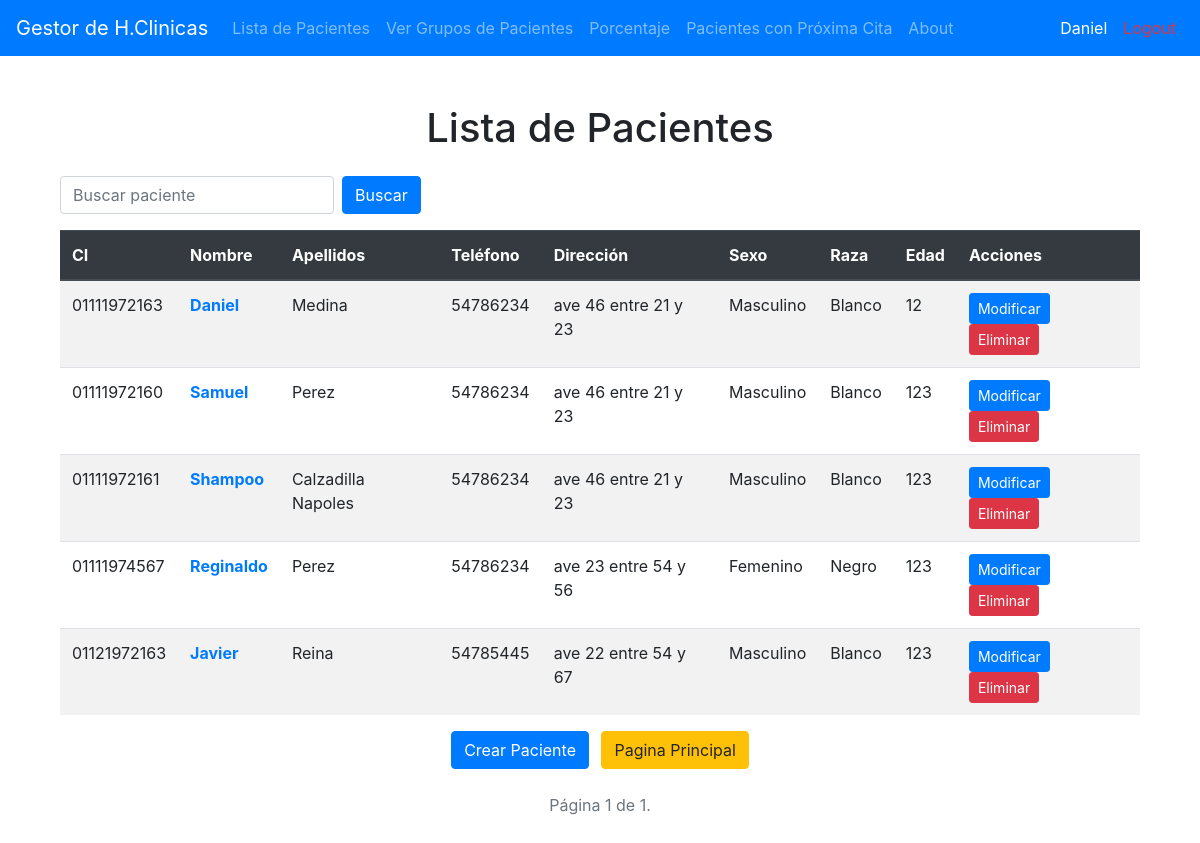
The page /pacientes/ (signed in) on the database as committed earlier.
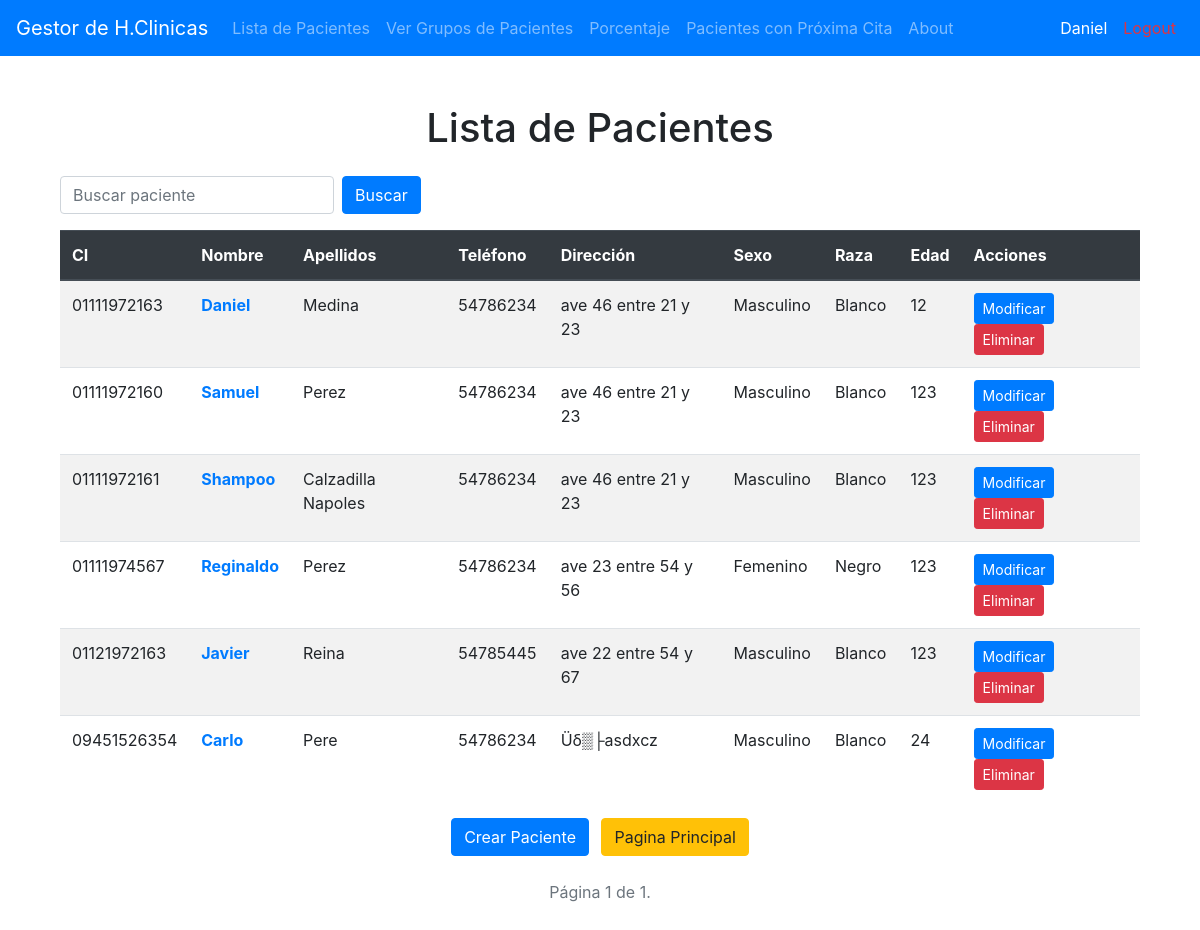
The same page on the database as committed later.
### Historia/models.py (models this page shows, shortened)
class Paciente(models.Model):
    ci = models.CharField(primary_key=True, max_length=11)
    nombre = models.CharField(max_length=50)
    apellidos = models.CharField(max_length=50)
    telefono = models.IntegerField(null=True)
    direccion = models.CharField(max_length=50)
    SEXO_CHOICES = (
        ('M', 'Masculino'),
        ('F', 'Femenino'),
    )
    sexo = models.CharField(max_length=1, choices=SEXO_CHOICES)
    RAZA_CHOICES = (
        ('B', 'Blanco'),
        ('N', 'Negro'),
    )
    raza = models.CharField(max_length=1, choices=RAZA_CHOICES)
    edad = models.IntegerField()

### Historia/views/pacientes.py (the view)
# urls.py: path('pacientes/', pacientes.lista_pacientes, name='lista_pacientes'),
@login_required(login_url="/")
def lista_pacientes(request):
    search_query = request.GET.get('search', '')
    pacientes = Paciente.objects.filter(
        Q(ci__icontains=search_query) |
        Q(nombre__icontains=search_query) |
        Q(apellidos__icontains=search_query)
    )
    page = request.GET.get('page', 1)
    paginator = Paginator(pacientes, 15)  # Mostrar 15 pacientes por página
    try:
        page_obj = paginator.page(page)
    except PageNotAnInteger:
        page_obj = paginator.page(1)
    except EmptyPage:
        page_obj = paginator.page(paginator.num_pages)
    context = {
        'pacientes': page_obj,
        'search_query': search_query  # Guardar el término de búsqueda en el contexto
    }
    return render(request, 'pacientes/lista_pacientes.html', context)

### Historia/templates/pacientes/lista_pacientes.html (shortened to what this page needs)
{% extends 'base.html' %}
{% block content %}
<div class="container">
	<h1 class="text-center my-4">Lista de Pacientes</h1>
	<div class="d-flex justify-content-between align-items-center mb-3">
		<form class="form-inline" method="GET" action="{% url 'lista_pacientes' %}">
		<div class="form-group mr-2">
			<input type="text" class="form-control" name="search" placeholder="Buscar paciente" value="{{ request.GET.search }}" />
		</div>
		<button type="submit" class="btn btn-primary">Buscar</button>
		</form>
	</div>
	<table class="table table-striped table-hover">
		<thead class="thead-dark">
		<tr>
			<th>CI</th>
			<th>Nombre</th>
			<th>Apellidos</th>
			<th>Teléfono</th>
			<th>Dirección</th>
			<th>Sexo</th>
			<th>Raza</th>
			<th>Edad</th>
			{% if perms.Historia.change_paciente %}
			<th>Acciones</th>
			{% endif %}
		</tr>
		</thead>
		<tbody>
		{% for paciente in pacientes %}
		<tr>
			<td>{{ paciente.ci }}</td>
			<td>
			<a href="{% url 'ver_fechas_paciente' paciente.pk %}" class="text-primary font-weight-bold">{{ paciente.nombre }}</a>
			</td>
			<td>{{ paciente.apellidos }}</td>
			<td>{{ paciente.telefono }}</td>
			<td>{{ paciente.direccion }}</td>
			<td>{{ paciente.get_sexo_display }}</td>
			<td>{{ paciente.get_raza_display }}</td>
			<td>{{ paciente.edad }}</td>
			{% if perms.Historia.change_paciente %}
			<td>
			<a href="{% url 'modificar_paciente' paciente.pk %}" class="btn btn-primary btn-sm mr-2">Modificar</a>
			<a href="{% url 'eliminar_paciente' paciente.pk %}" class="btn btn-danger btn-sm">Eliminar</a>
			</td>
			{% endif %}
		</tr>
		{% endfor %}
		</tbody>
	</table>
	<div class="text-center">
		{% if perms.Historia.change_paciente %}
		<a class="btn btn-primary mr-2" href="{% url 'crear_paciente' %}">Crear Paciente</a>
		{% endif %}
		<a class="btn btn-warning" href="{% url 'home' %}">Pagina Principal</a>
	</div>
	<div class="pagination d-flex justify-content-center my-4">
		<span class="step-links">
		<span class="current text-muted">
			Página {{ pacientes.number }} de {{ pacientes.paginator.num_pages }}.
		</span>
		</span>
	</div>
</div>
{% endblock %}

Rows that differ between the two databases and show on the page:
added Paciente: ci "09451526354", nombre "Carlo", apellidos "Pere", telefono "54786234", direccion "Üδ▒├asdxcz", sexo "Masculino", raza "Blanco", edad "24"
